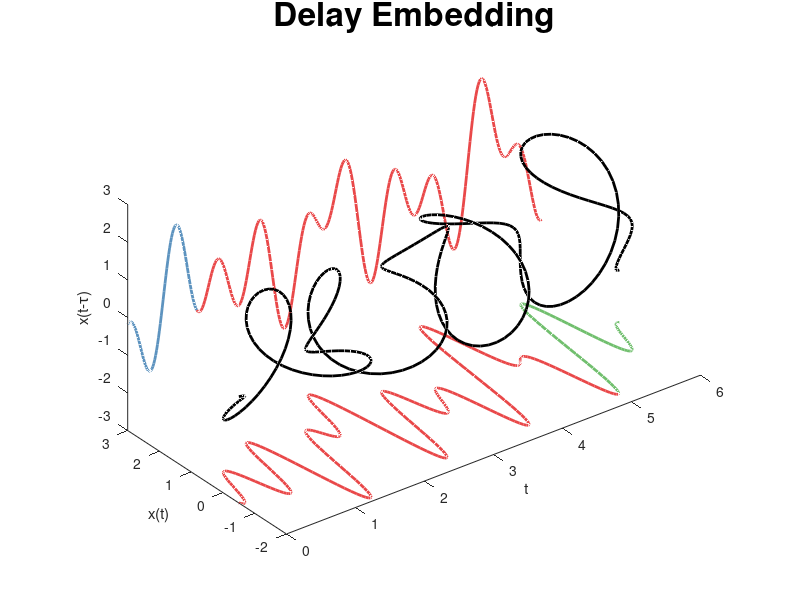
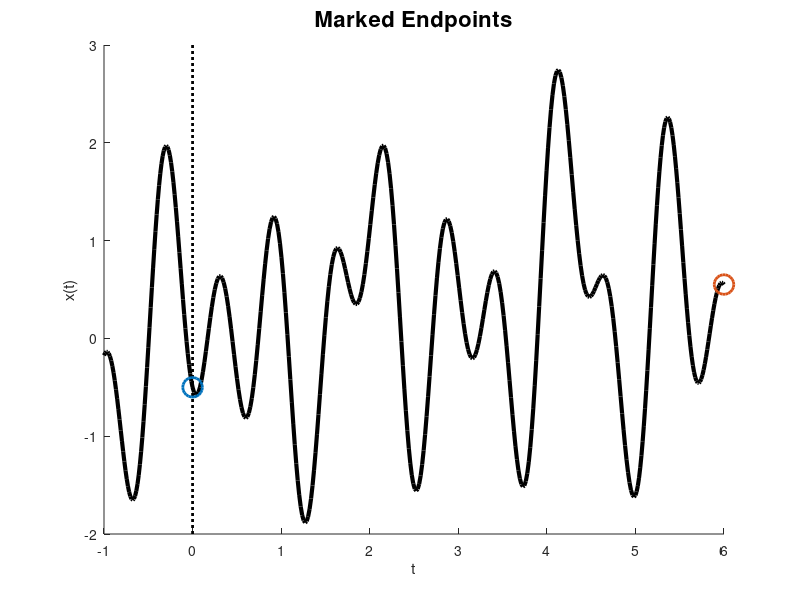
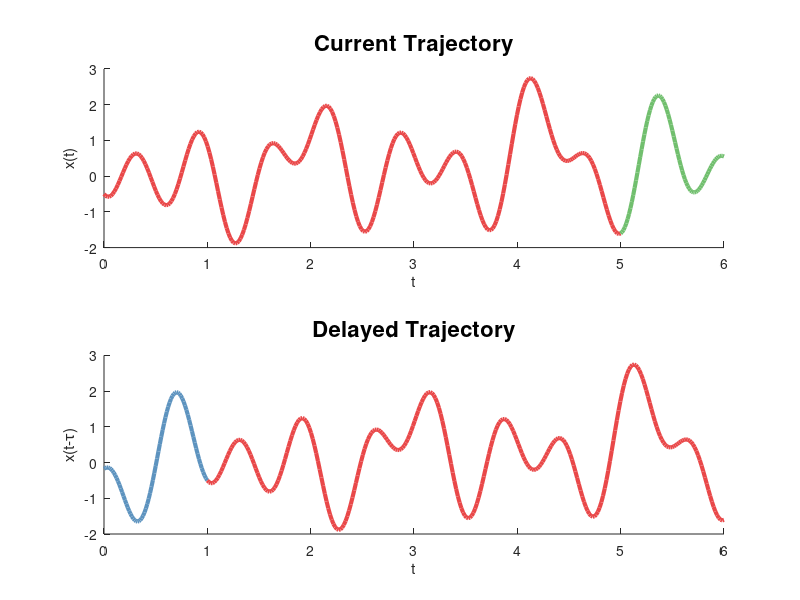

The MATLAB source for these figures, in order:
%visualize component measures


%colors from linspecer
cn = [0.363921568627451,0.575529411764706,0.748392156862745];
cz = [0.915294117647059,0.281568627450980,0.287843137254902];
cp = [0.441568627450980,0.749019607843137,0.432156862745098];

T = 6;
tau = 1;
N = 300;

f = @(x) 1*(0.5 * cos(3*x) -  sin(5.5*x) + 0.3*sin(5*x) + sin(0.1*x) - cos(10*x));

%full time
t = linspace(0, T, N); 
x0 = f(t);
x1 = f(t - tau);

%components
tn = linspace(-tau, 0, N/4);
tz = linspace(0, T - tau, N);
tp = linspace(T-tau, T, N/4);

xn = f(tn);
xz = f(tz);
xp = f(tp);

%% Plotting
FS = 16; %font size of titles

%% Delay Embedding
figure(1)
clf
hold on
plot3(tz, xz, -3+zeros(size(tz)), 'color', cz, 'LineWidth', 2)
plot3(tp, xp, -3+zeros(size(tp)), 'color', cp, 'LineWidth', 2)
plot3(tz+tau, 3+zeros(size(tz)), xz, 'color', cz, 'LineWidth', 2)
plot3(tn+tau, 3+zeros(size(tn)), xn, 'color', cn, 'LineWidth', 2)
plot3(t, x0, x1, 'k', 'LineWidth', 2)

view(3)
zlabel('x(t-\tau)')
ylabel('x(t)')
xlabel('t')
title('Delay Embedding', 'FontSize', 1.5*FS)
pbaspect([6 3 3])

%% Component Measures
figure(2)
clf
hold on
plot(tn, xn, 'Color', cn, 'LineWidth', 3)
plot(tz, xz, 'Color', cz, 'LineWidth', 3)
plot(tp, xp, 'Color', cp, 'LineWidth', 3)
plot([0, 0], ylim, ':k', 'LineWidth', 2)
ylabel('x(t)')
xlabel('t')
title('Component Decomposition', 'FontSize', FS)


%% Stacked Plot
figure(4)
clf
subplot(2, 1, 1)
hold on
plot(tz, xz, 'Color', cz, 'LineWidth', 3)
plot(tp, xp, 'Color', cp, 'LineWidth', 3)
ylabel('x(t)')
xlabel('t')
title('Current Trajectory', 'FontSize', FS)

subplot(2, 1, 2)
hold on
plot(tn + tau, xn, 'Color', cn, 'LineWidth', 3)
plot(tz + tau, xz, 'Color', cz, 'LineWidth', 3)
title('Delayed Trajectory', 'FontSize', FS)
ylabel('x(t-\tau)')
xlabel('t')

%% Trajectory and no coloring
figure(2)
clf
hold on
plot(tn, xn, 'Color', 'k', 'LineWidth', 3)
plot(tz, xz, 'Color', 'k', 'LineWidth', 3)
plot(tp, xp, 'Color', 'k', 'LineWidth', 3)
plot([0, 0], ylim, ':k', 'LineWidth', 2)
ylabel('x(t)')
xlabel('t')
title('Example History and Data', 'FontSize', FS)

scatter(0, xz(1), 200, 'ok', 'LineWidth', 2)
scatter(T, xp(end), 200, 'ok','LineWidth', 2)
title('Marked Endpoints', 'FontSize', FS)
